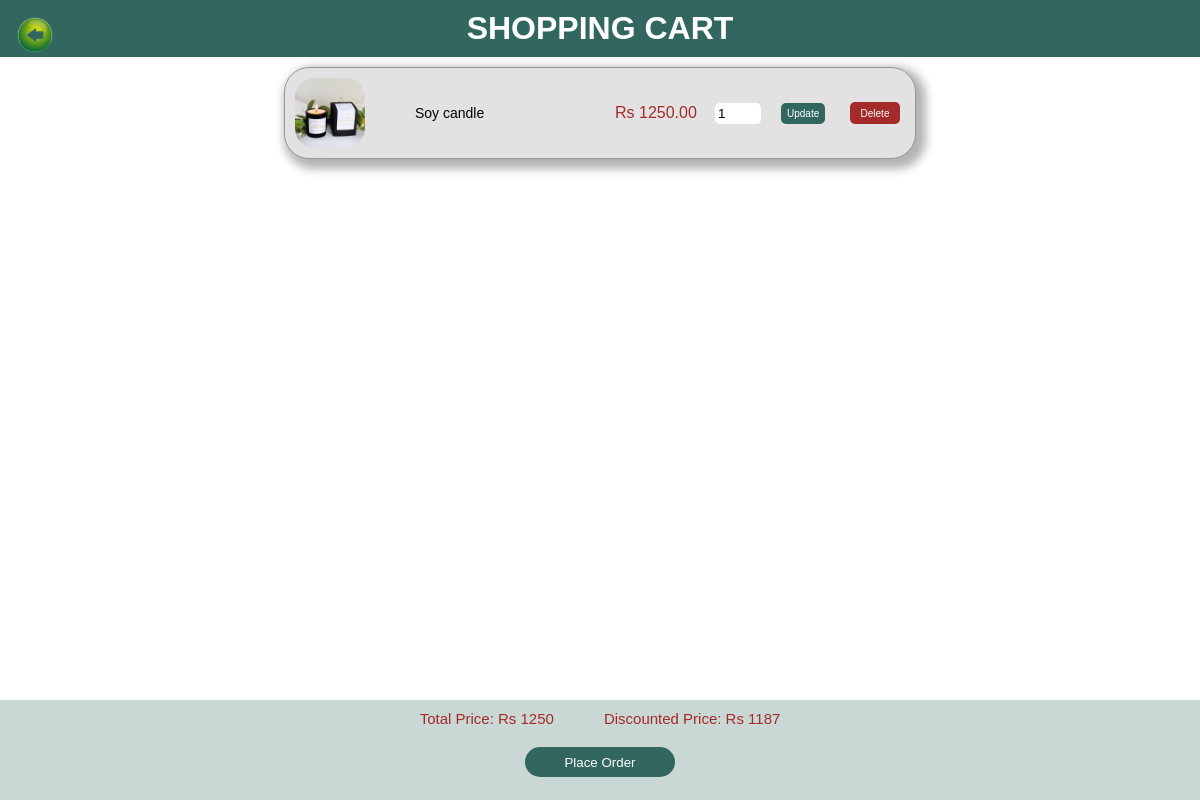
The page /Cart/cart.php (signed in) on the database its author committed.
### tables this page shows
CREATE TABLE `cart` (
  `cart_id` int(12) NOT NULL,
  `user_name` varchar(50) NOT NULL,
  `prod_id` int(15) NOT NULL,
  `price` int(12) NOT NULL,
  `qty` int(10) NOT NULL,
  `prod_image` varchar(255) NOT NULL,
  `prod_name` varchar(100) NOT NULL
);

CREATE TABLE `products` (
  `prod_id` int(12) NOT NULL,
  `prod_name` varchar(50) NOT NULL,
  `prod_description` varchar(200) NOT NULL,
  `prod_price` int(12) NOT NULL,
  `prod_image` varchar(255) NOT NULL,
  `prod_status` varchar(30) NOT NULL,
  `prod_category` varchar(50) DEFAULT NULL
);

### Cart/cart.php (the view, shortened to what this page needs)
<?php
require_once '../db.inc.php';
?>
<!DOCTYPE html>
<html lang="en">
<head>
    <link rel="stylesheet" href="cartdata.css">
</head>
<body>
<div class="page">
    <div class="header">
        <a href="../Prod/products.php"><img class="back" src="../Images/cart/backhome.png" alt="Back to Home"></a>
        <h1 class="main-header">SHOPPING CART</h1>
    </div>
    <?php
    if (isset($_SESSION['username'])) {
        $username = $_SESSION['username'];
        $sql = "SELECT cart.cart_id, cart.user_name, cart.prod_id, cart.price, cart.qty, products.prod_image, products.prod_name
                FROM cart
                JOIN products ON cart.prod_id = products.prod_id
                WHERE cart.user_name = '$username'";
        $result = mysqli_query($conn, $sql);
        if (mysqli_num_rows($result) > 0) {
            while ($row = mysqli_fetch_assoc($result)) { ?>
                <div class="cart-contents">
                    <div class="middle">
                        <div class="prod">
                            <img src="../Addmin/Addproducts/products/<?php echo $row['prod_image']; ?>" alt="">
                            <h5><?php echo $row['prod_name']; ?></h5>
                            <p>Rs <?php echo $row['price']; ?>.00</p>
                            <form class="form1" action="update_qty.php" method="POST">
                                    <input class="count" name="new_qty" type="number" min="1" value="<?php echo $row['qty']; ?>">
                                    <input type="submit" class="up-count" name="update_qty" value="Update">
                            </form>
                            <form action="delete.php" method="GET" class="form2">
                                <input type="submit" name="delete" value="Delete">
                            </form>
                        </div>
                    </div>
                </div>
            <?php }
        } else {
            echo "<p class='empty'>Your cart is empty!</p>";
        }
    } else {
        echo "<p class='empty'>Please log in first.</p>";
    }
    ?>
    <?php if (isset($_SESSION['username'])) {
        $sql = "SELECT SUM(price * qty) AS total_price FROM cart WHERE user_name = '$username'";
        $result = mysqli_query($conn, $sql);
        $row = mysqli_fetch_assoc($result);
        $totalPrice = $row['total_price'] ?? 0;
        $discountPrice = floor(($totalPrice * 95) / 100);
        ?>
        <div class="option-bar">
            <div class="options">
                <div class="total">
                    <p class="price">Total Price: Rs <?php echo $totalPrice; ?></p>
                    <p class="disprice">Discounted Price: Rs <?php echo $discountPrice; ?></p>
                </div>
                <a href="../Placeorder/placeorder.php"><button>Place Order</button></a>
            </div>
        </div>
    <?php } ?>
</div>
</body>
</html>

### Cart/cartdata.css (style rules this page uses)
* { margin: 0px; font-family: 'poppins', sans-serif; }
.page { width: 100%; height: 100%; background-repeat:no-repeat; background-size:cover; background-position:center; background-attachment:fixed; width:100%; height: 100vh; z-index:-2; }
.page::before { content: ""; position: absolute; top: 0; left: 0; width: 100%; height: 100%; background-image:url("../Images/cart/cartback.jpg"); background-size: cover; opacity: 0.3; z-index: -1; }
.header { background-color: #32675F; display: flex; justify-content: center; align-items: center; padding: 10px; }
.back { width :50px; position: absolute; top: 0px; left: 0px; margin: 10px; }
.header h1 { color:white; font-weight: 600; }
.prod { width: 610px; display: grid; grid-template-columns: 120px 200px 100px 110px 100px ; align-items: center; margin: 10px; margin-left: auto; margin-right: auto; background-color: #e2e2e2; padding: 10px; border-radius: 25px; border:1px solid rgb(151, 151, 151); box-shadow:5px 5px 10px 5px rgb(0, 0 , 0, 0.3); }
.prod img { width: 70px; border-radius: 20px; }
.prod h5 { font-weight: 500; font-size: 14px; }
.prod p { color: brown; }
.prod .form1 { display: flex; justify-content: space-between; gap:10px; }
.prod .form2 { display: flex; justify-content: center; }
.prod .count { width: 40px; border:none; border-radius: 5px; padding: 3px; }
.prod .up-count { border: none; border-radius: 5px; background-color: #32675F; color:white; width: auto; height: auto; font-size: 10px; margin-left:10px ; margin-right: 10px; }
.prod .form2 input { border:none; border-radius: 5px; background-color: brown; color: white; width: auto; font-size: 10px; height: 22px; width: 50px; }
.options { background-color: rgb(150, 177, 172, 0.5); backdrop-filter: blur(5px); height: 100px; width: 100%; display: flex; flex-direction: column; align-items: center; position: fixed; bottom: 0px; }
.options .total { display: grid; grid-template-columns: 300px 300px; display: flex; align-items: center; justify-content: center; gap:50px; }
.options p { color: brown; font-size:15px ; margin-top: 10px; margin-bottom: 20px; }
.options button { background-color: #32675F; color: white; border: none; border-radius: 20px; width: 150px; height: 30px; margin-bottom: 10px; }

### rows shown on the page
cart: prod.prod_image (picture), prod.prod_name "Soy candle", price "1250", new_qty "1"

### other values the page prints
$totalPrice "1250"
$discountPrice "1187"
